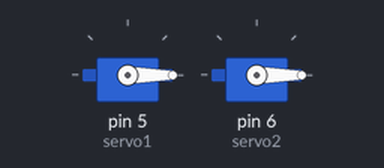
The sketch below on a simulated Arduino Uno, built with avr-gcc and run on an emulated ATmega328P. Parts: 2 × servo.

Above: at 0.2 s.
Timing chart, 0 to 1.7 s (numbered marks = the images above):
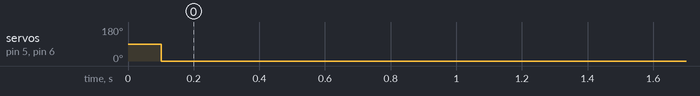

The sketch:

Rocket_TVC.ino
```cpp
// Haven't yet added the codes of getting the MPU6050 sensor readings (Coz I haven't get my hands on the sensor yet)

#include <Servo.h>

//// Global Parameters

// PID Gains (Haven't yet tuned)
float Kp = 0.1;
float Ki = 0.1;
float Kd = 0.1;

// Setpoint & Sensor Measurement
double SETPOINT = 0;
double sensorValue = 5;  // In Degrees  // Temporary

// PID Error Parameters
double pastError1 = 0;
double pastError2 = 0;
double integralError1 = 0;
double integralError2 = 0;

// Define the 2 servos
Servo servo1;
Servo servo2;

// Define the 2 Angles (In degrees)
double angle1;
double angle2;

// Time
unsigned long currentTime;
unsigned long pastTime;
float timeInterval = 100;


void setup() {
  Serial.begin(9600);

  servo1.attach(5);
  servo2.attach(6);

  pastTime = millis();
}

void loop() {
  currentTime = millis();
  unsigned long timeElasped = currentTime - pastTime;

  // do the PID around once every timeInterval milliseconds
  if (timeElasped >= timeInterval) {
    angle1 = PID(SETPOINT, sensorValue, timeElasped, &pastError1, &integralError1);
    angle2 = PID(SETPOINT, sensorValue, timeElasped, &pastError2, &integralError2);

    servo1.write(angle1);
    servo2.write(angle2);

    // Update pastTime
    pastTime = currentTime;
  }
}


// Apply PID Control for each of the 2 axis involved
// Return the angle as an output
double PID(double setPoint, double currentPoint, unsigned long timeChange, double *pastError, double *integralError) {
  double error = setPoint - currentPoint;
  double deriviativeError = (error - *pastError) / timeChange;
  *integralError += error;

  double outputAngle = Kp * error + Ki * *integralError + Kd * deriviativeError;

  *pastError = error;

  return outputAngle;
}
```

Measured:
- by itself, servo on pin 5 (servo1), servo on pin 6 (servo2): 90° → 0° at 0.10 s
